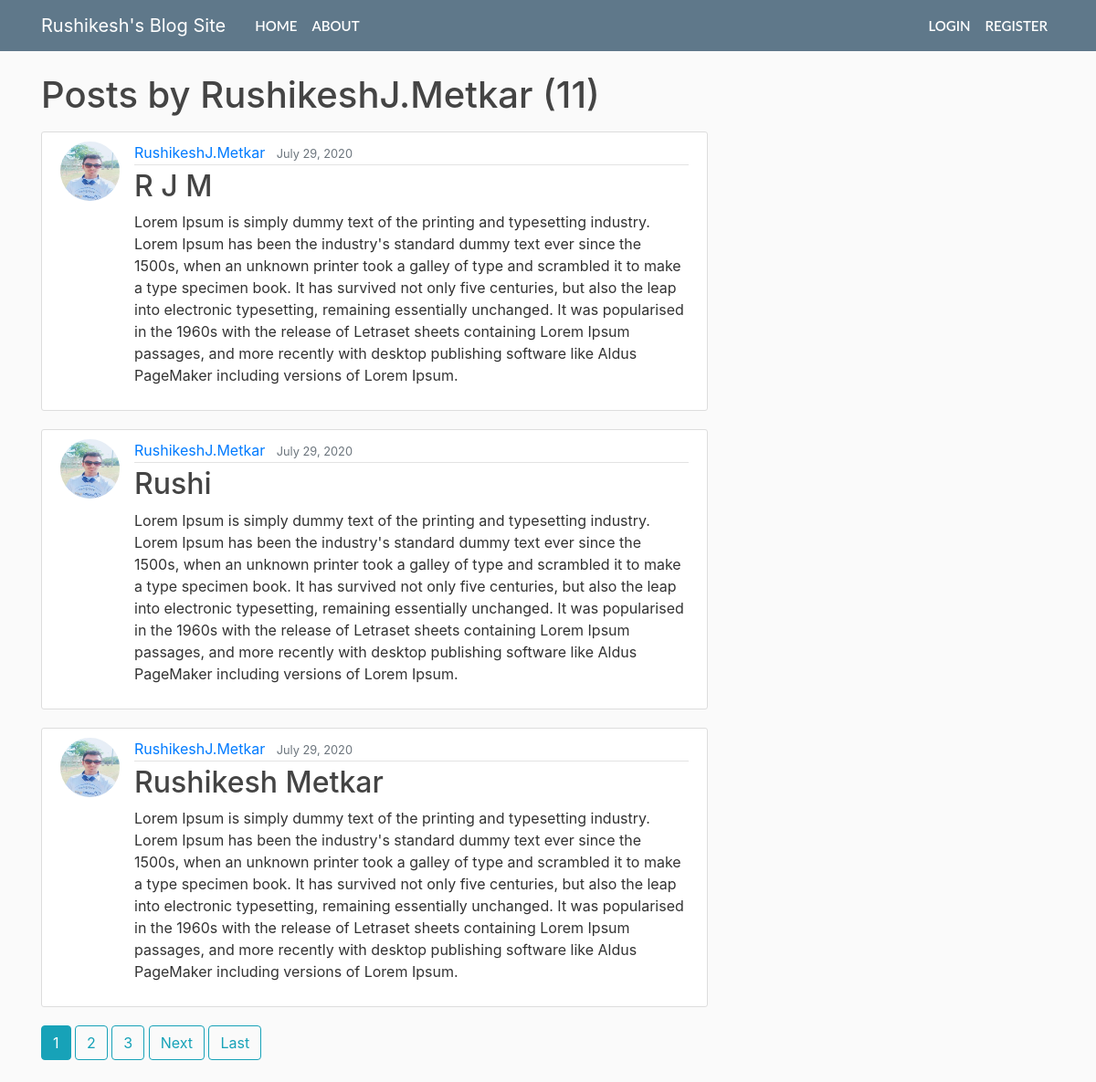
The app's page /user/RushikeshJ.Metkar, older data.
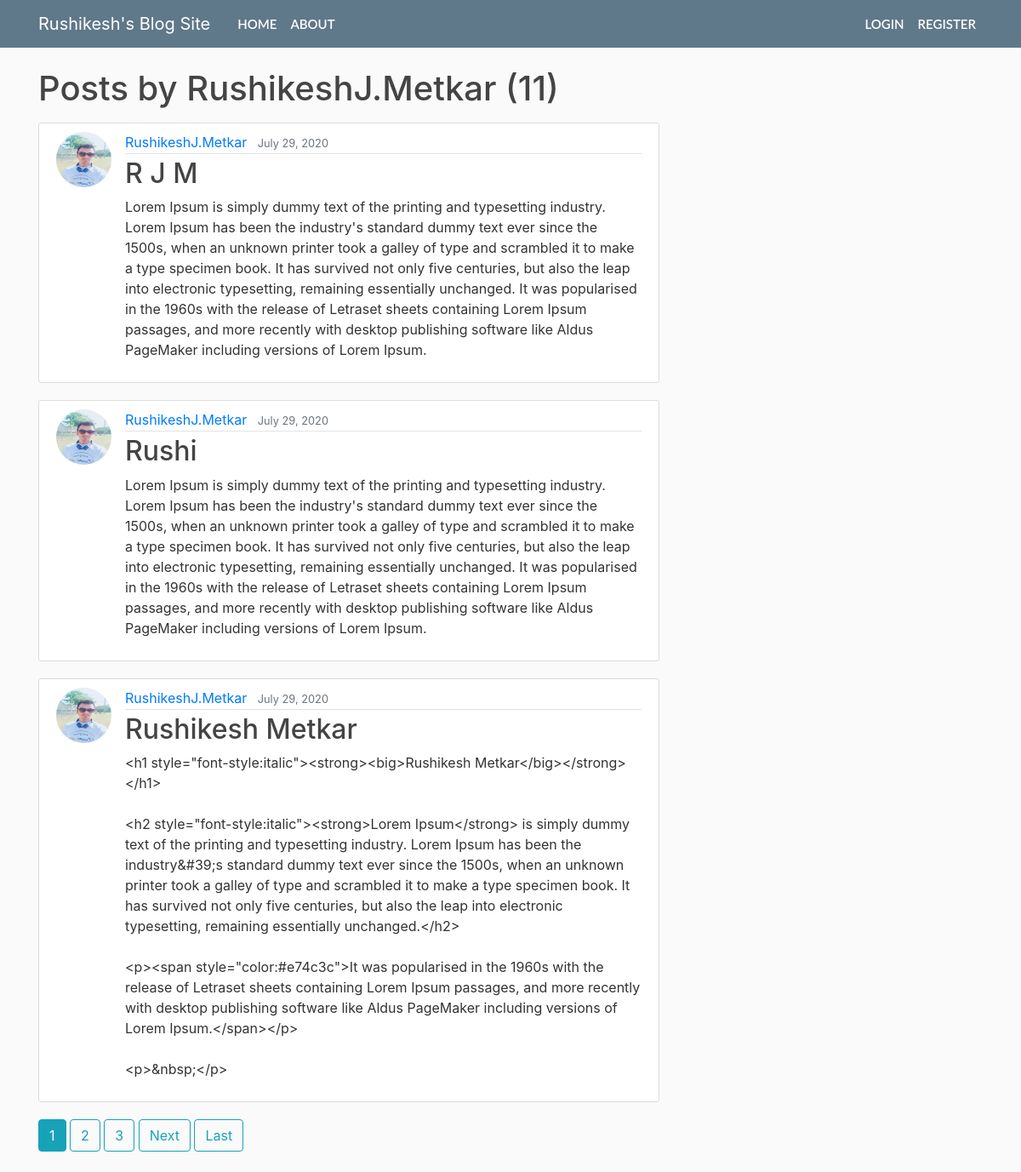
The same page, newer data.
### blog/models.py (models this page shows, shortened)
class Post(models.Model):
    title = models.CharField(max_length=100)
    content = RichTextField(blank=True, null=True)
    date_posted = models.DateTimeField(default = timezone.now)
    author = models.ForeignKey(User, on_delete = models.CASCADE)

### users/models.py (models this page shows, shortened)
class Profile(models.Model):
    user = models.OneToOneField(User, on_delete=models.CASCADE)
    image = models.ImageField(default = 'default.jpg', upload_to = 'profile_pics')

### blog/views.py (the view)
# urls.py: path('user/<str:username>', UserPostListView.as_view(), name='user-posts'),
class UserPostListView(ListView):
  model = Post
  template_name = 'blog/user_posts.html'
  context_object_name = 'posts'
  paginate_by = 3
  def get_queryset(self):
    user = get_object_or_404(User, username=self.kwargs.get('username'))
    return Post.objects.filter(author=user).order_by('-date_posted')

### blog/templates/blog/user_posts.html (shortened to what this page needs)
{% extends "blog/block.html" %}
  {% block content %}
<h1 class="mb-3">Posts by {{ view.kwargs.username }} ({{ page_obj.paginator.count }})</h1>
{% for post in posts %}
<article class="media content-section">
  <img class="rounded-circle article-img" src="{{ post.author.profile.image.url }}">
  <div class="media-body">
    <div class="article-metadata">
      <a class="mr-2" href="{% url 'user-posts' post.author.username %}">{{ post.author }}</a>
      <small class="text-muted">{{ post.date_posted|date:"F d, Y" }}</small>
    </div>
    <h2><a class="article-title" href="{% url 'post-detail' post.id %}">{{ post.title }}</a></h2>
    <p class="article-content">{{ post.content }}</p>
  </div>
</article>
 {% endfor %}
 {% if is_paginated %}
  {% for num in page_obj.paginator.page_range %}
    {% if page_obj.number == num %}
      <a class="btn btn-info mb-4" href="?page={{ num }}">{{ num }}</a>
    {% elif num > page_obj.number|add:'-3' and num < page_obj.number|add:'3' %}
    <a class="btn btn-outline-info mb-4" href="?page={{ num }}">{{ num }}</a>
    {% endif %}
  {% endfor %}
  {% if page_obj.has_next %}
    <a class="btn btn-outline-info mb-4" href="?page={{ page_obj.next_page_number }}">Next</a>
    <a class="btn btn-outline-info mb-4" href="?page={{ page_obj.paginator.num_pages }}">Last</a>
  {% endif %}
  {% endif %}
  {% endblock %}

Row changes from the older to the newer data that the page shows:
changed Post "Rushikesh Metkar": content "Lorem Ipsum is simply dummy text of the printing and typesetting industry. Lorem Ipsum has been the industry's standard dummy text ever since the 1500s, when an unknown printer took a galley of type and scrambled it to make a type specimen book. It has survived not only five centuries, but also the leap into electronic typesetting, remaining essentially unchanged. It was popularised in the 1960s with the release of Letraset sheets containing Lorem Ipsum passages, and more recently with desktop publishing software like Aldus PageMaker including versions of Lorem Ipsum." → "<h1 style=\"font-style:italic\"><strong><big>Rushikesh Metkar</big></strong></h1> <h2 style=\"font-style:italic\"><strong>Lorem Ipsum</strong> is simply dummy text of the printing and typesetting industry. Lorem Ipsum has been the industry&#39;s standard dummy text ever since the 1500s, when an unknown printer took a galley of type and scrambled it to make a type specimen book. It has survived not only five centuries, but also the leap into electronic typesetting, remaining essentially unchanged.</h2> <p><span style=\"color:#e74c3c\">It was popularised in the 1960s with the release of Letraset sheets containing Lorem Ipsum passages, and more recently with desktop publishing software like Aldus…"
